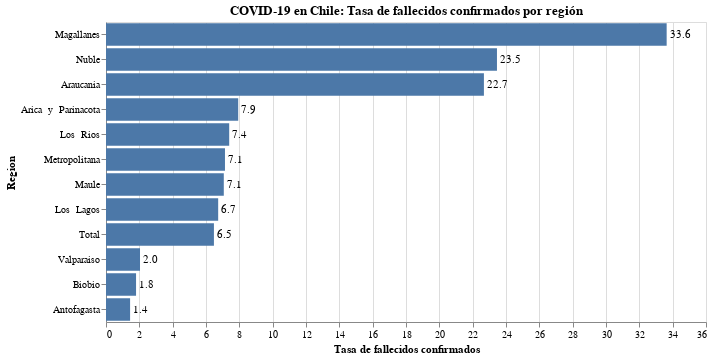

Notebook code for this chart:
### Code cell
#hide_input
bars = alt.Chart(death_rate.reset_index()).mark_bar().encode(
    x = alt.X('Fallecidos:Q', scale=alt.Scale(domain=(0, 36.0)), axis=alt.Axis(title='Tasa de fallecidos confirmados')),
    y = alt.Y('Region:N', sort='-x')
).properties(
    title='COVID-19 en Chile: Tasa de fallecidos confirmados por región'
)

text = bars.mark_text(
    align='left',
    baseline='middle',
    dx=3  # Nudges text to right so it doesn't appear on top of the bar
).encode(
    text=alt.Text('Fallecidos:Q', format=',.1f')
)

bars.configure_title(
    fontSize=20,
    font='Courier',
    anchor='start',
    color='gray'
)

(bars + text).properties(width=600, height=300)

### Figure 1 — Vega-Lite specification as saved in the notebook (floating-point values rounded to 4 significant figures)
{"config": {"view": {"continuousWidth": 400, "continuousHeight": 300}}, "layer": [{"mark": "bar", "encoding": {"x": {"type": "quantitative", "axis": {"title": "Tasa de fallecidos confirmados"}, "field": "Fallecidos", "scale": {"domain": [0, 36.0]}}, "y": {"type": "nominal", "field": "Region", "sort": "-x"}}, "title": "COVID-19 en Chile: Tasa de fallecidos confirmados por región"}, {"mark": {"type": "text", "align": "left", "baseline": "middle", "dx": 3}, "encoding": {"text": {"type": "quantitative", "field": "Fallecidos", "format": ",.1f"}, "x": {"type": "quantitative", "axis": {"title": "Tasa de fallecidos confirmados"}, "field": "Fallecidos", "scale": {"domain": [0, 36.0]}}, "y": {"type": "nominal", "field": "Region", "sort": "-x"}}, "title": "COVID-19 en Chile: Tasa de fallecidos confirmados por región"}], "data": {"name": "data-9a2cbca4128dc3d718b097c8d036e762"}, "height": 300, "width": 600, "$schema": "https://vega.github.io/schema/vega-lite/v4.8.1.json", "datasets": {"data-9a2cbca4128dc3d718b097c8d036e762": [{"Region": "Antofagasta", "Fallecidos": 1.445}, {"Region": "Biobio", "Fallecidos": 1.803}, {"Region": "Valparaiso", "Fallecidos": 2.041}, {"Region": "Total", "Fallecidos": 6.475}, {"Region": "Los  Lagos", "Fallecidos": 6.731}, {"Region": "Maule", "Fallecidos": 7.068}, {"Region": "Metropolitana", "Fallecidos": 7.138}, {"Region": "Los  Rios", "Fallecidos": 7.392}, {"Region": "Arica  y  Parinacota", "Fallecidos": 7.933}, {"Region": "Araucania", "Fallecidos": 22.67}, {"Region": "Nuble", "Fallecidos": 23.46}, {"Region": "Magallanes", "Fallecidos": 33.64}]}}
